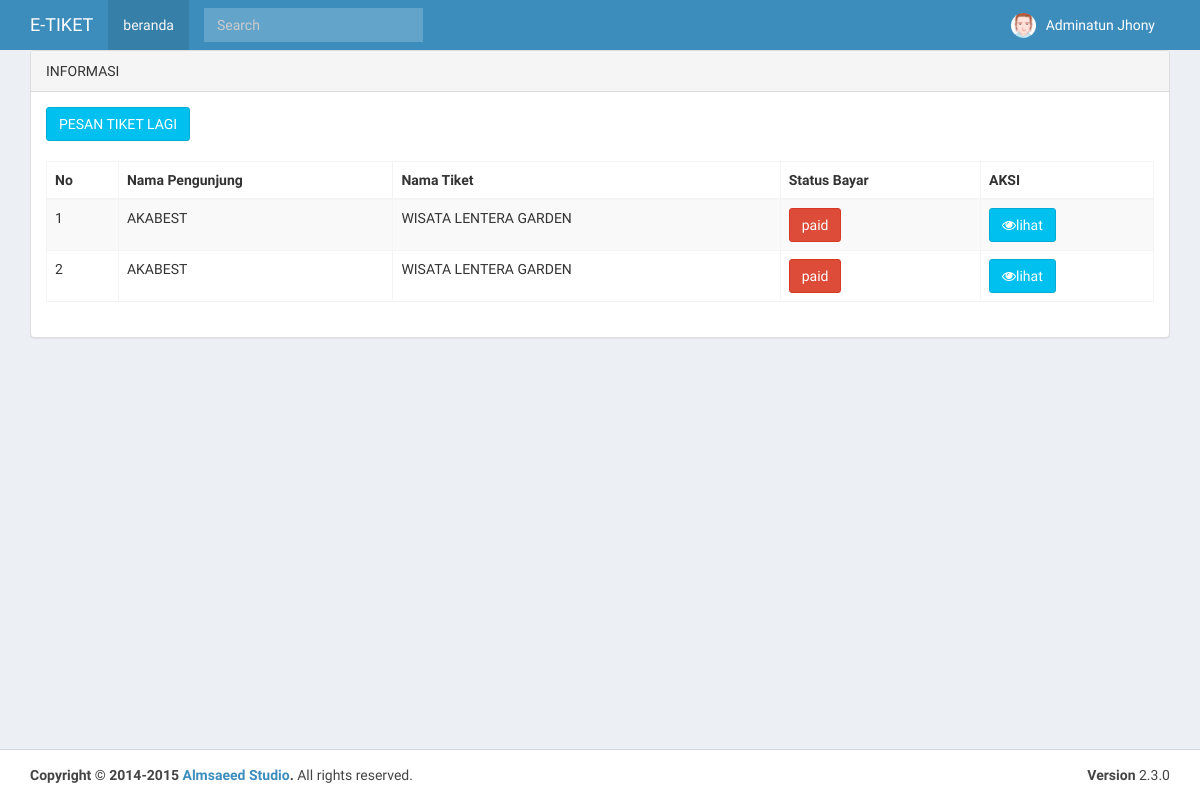
Before: /booking.php?aksi=tiket (signed in) with the older database file.
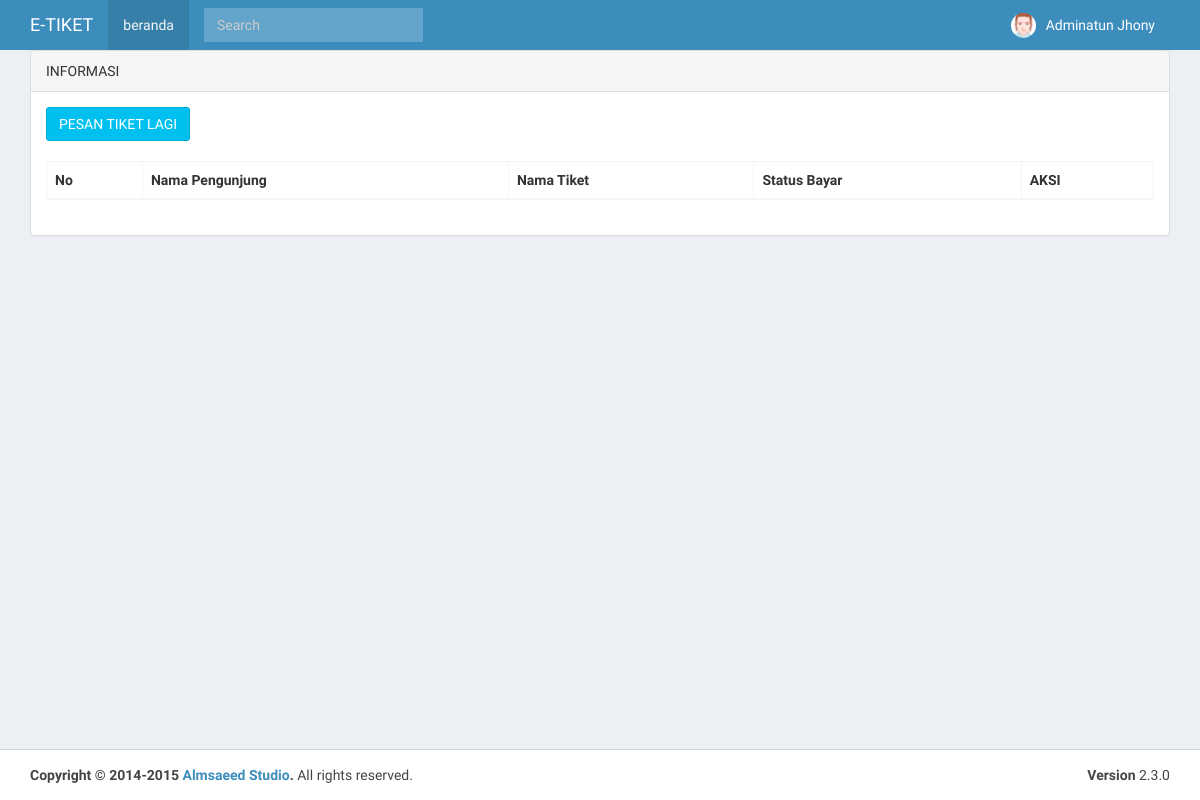
After: the same page with the newer database file.
### tables this page shows
CREATE TABLE `profil` (
  `id_profil` int(20) NOT NULL,
  `nama_app` varchar(100) NOT NULL,
  `tahun` varchar(250) NOT NULL,
  `nama` varchar(250) NOT NULL,
  `alias` varchar(350) NOT NULL,
  `alamat` text NOT NULL,
  `isi` text NOT NULL,
  `gambar` varchar(100) NOT NULL,
  `akabest` varchar(250) NOT NULL
);

CREATE TABLE `booking` (
  `id_booking` int(25) NOT NULL,
  `kode_booking` varchar(100) NOT NULL,
  `id_pengunjung` int(10) NOT NULL,
  `id_tiket` varchar(100) NOT NULL,
  `anak` varchar(10) NOT NULL,
  `dewasa` varchar(10) NOT NULL,
  `status` varchar(10) NOT NULL
);

CREATE TABLE `pengunjung` (
  `id_pengunjung` int(10) NOT NULL,
  `nama_pengunjung` varchar(50) NOT NULL,
  `email_pengunjung` varchar(32) NOT NULL,
  `no_hp` varchar(18) NOT NULL,
  `alamat` text NOT NULL
);

CREATE TABLE `tiket` (
  `id_tiket` int(25) NOT NULL,
  `nama_tiket` varchar(50) NOT NULL,
  `harga_tiket` varchar(50) NOT NULL,
  `harga_tiket1` varchar(10) NOT NULL,
  `keterangan` text NOT NULL
);

### koneksi.php (called while the page is built, shortened)
<?php
$server = "localhost";
$username = "root";
$password = "";
$database = "db_tiket";
$koneksi = mysqli_connect($server,$username,$password) or die("Koneksi gagal");
mysqli_select_db($koneksi,$database) or die("Database tidak bisa dibuka");
$kontak_kami=mysqli_query($koneksi,"SELECT * FROM profil WHERE id_profil ='1'");
$k_k=mysqli_fetch_array($kontak_kami);
?>

### booking.php (the view, shortened to what this page needs)
<?php  include 'koneksi.php';
  session_start(); ?>
<!DOCTYPE html>
<html>
  <head>
    <link rel="stylesheet" href="sys/bootstrap/bootstrap/css/bootstrap.min.css">
    <link rel="stylesheet" href="https://maxcdn.bootstrapcdn.com/font-awesome/4.4.0/css/font-awesome.min.css">
    <link rel="stylesheet" href="https://code.ionicframework.com/ionicons/2.0.1/css/ionicons.min.css">
    <link rel="stylesheet" href="sys/bootstrap/dist/css/AdminLTE.min.css">
    <link rel="stylesheet" href="sys/bootstrap/dist/css/skins/_all-skins.min.css">
  </head>
  <body class="hold-transition skin-blue layout-top-nav">
    <div class="wrapper">
      <header class="main-header">
        <nav class="navbar navbar-static-top">
          <div class="container">
            <div class="navbar-header">
              <a href="sys/bootstrap/index2.html" class="navbar-brand"><?php echo"$k_k[alias]";?></a>
            </div>
            <div class="collapse navbar-collapse pull-left" id="navbar-collapse">
              <ul class="nav navbar-nav">
                <li class="active"><a href="index.php">beranda <span class="sr-only">(current)</span></a></li>
              </ul>
              <form class="navbar-form navbar-left" role="search">
                <div class="form-group">
                  <input type="text" class="form-control" id="navbar-search-input" placeholder="Search">
                </div>
              </form>
            </div>
              <div class="navbar-custom-menu">
                <ul class="nav navbar-nav">
                <?php if( $_SESSION['nama']==''){?>
                  <li ><a href="booking.php?aksi=home">login</a></li>
<?php }else{?>
 <li class="dropdown user user-menu">
                    <a href="#" class="dropdown-toggle" data-toggle="dropdown">
                      <img src="sys/bootstrap/dist/img/avatar2.png" class="user-image" alt="User Image">
                      <span class="hidden-xs"><?php echo "$_SESSION[nama]"; ?></span>
                    </a>
                  </li>
<?php }?>
                </ul>
              </div>
          </div>
        </nav>
      </header>
      <div class="content-wrapper">
        <div class="container">
         <?php include 'reg.php'; ?>
        </div>
      </div>
      <footer class="main-footer">
        <div class="container">
          <div class="pull-right hidden-xs">
            <b>Version</b> 2.3.0
          </div>
          <strong>Copyright &copy; 2014-2015 <a href="http://almsaeedstudio.com">Almsaeed Studio</a>.</strong> All rights reserved.
        </div>
      </footer>
    </div>
  </body>
</html>

### reg.php (shortened to what this page needs)
<?php
 if($_GET['aksi']=='home'){ ?>
<section class="content">
          <h2 class="page-header">Harga Peket Wisata dan Register <?php echo"$k_k[nama]";?></h2>
          <div class="row">
            <div class="col-md-6">
              <div class="box box-solid">
                <div class="box-header with-border">
                  <h3 class="box-title">Harga</h3>
                </div>
                <div class="box-body">
                  <div class="box-group" id="accordion">
                    <div class="panel box box-primary">
                      <div class="box-header with-border">
                        <h4 class="box-title">
                          <a data-toggle="collapse" data-parent="#accordion" href="#collapstree">
                           harga tiket untuk masuk
                          </a>
                        </h4>
                      </div>
                      <div id="collapstree" class="panel-collapse collapse in">
                        <div class="box-body">
                          Harga Tiket masuk Kami adalah untuk dewasa Rp.10.000 dan Untuk Anak-Anak Rp.5.000
                        </div>
                      </div>
                    </div>
                  </div>
                </div>
              </div>
            </div>
            <div class="col-md-6">
              <div class="box box-solid">
                <div class="box-header with-border">
                  <h3 class="box-title">Isikan Data Anda untuk Booking</h3>
                </div>
                <div class="box-body">
				<div class="box-group" id="accordion">
                    <div class="panel box box-primary">
                      <div class="box-header with-border">
                        <h4 class="box-title">
                          <a data-toggle="collapse" data-parent="#accordion" href="#collapseOne">
                           Belum Pernah daftar silahkan Register
                          </a>
                        </h4>
                      </div>
                      <div id="collapseOne" class="panel-collapse collapse in">
                        <div class="box-body">
						<form action="booking.php?aksi=inputpengunjung" method="post">
				<label>Nama</label>
                                                    <input type='text' class='form-control' name='nama_pengunjung'/><br>
                                                    <label>No Hp</label>
                                                    <input type='text' class='form-control' name='no_hp'/><br>
                                                    <label>Email</label>
                                                    <input type='email' class='form-control' name='email_pengunjung'/><br>
                                                    <label>Alamat Lengkap</label>
                                                    <input type='text' class='form-control' name='alamat'/><br>
                                                    <button type='submit' class='btn btn-primary'>SIMPAN </button>
        </form>
					    </div>
                      </div>
                    </div>
                    <div class="panel box box-danger">
                      <div class="box-header with-border">
                        <h4 class="box-title">
                          <a data-toggle="collapse" data-parent="#accordion" href="#collapseTwo">
                            sudah punya akun silakhan login
                          </a>
                        </h4>
                      </div>
                      <div id="collapseTwo" class="panel-collapse collapse">
                        <div class="box-body">
						<form action="booking.php?aksi=login" method="post">
                                                    <label>No Hp</label>
                                                    <input type='text' class='form-control' name='no_hp'/><br>
                                                    <label>Email</label>
                                                    <input type='email' class='form-control' name='email_pengunjung'/><br>
                                                    <button type='submit' class='btn btn-primary'>login </button>
                        </form>
					   </div>
                      </div>
                    </div>
                  </div>
                </div>
              </div>
            </div>
          </div>
          </section>
<?php }
elseif($_GET['aksi']=='tiket'){
	echo"<div class='row'>
                    <div class='col-lg-12'>
                        <div class='panel panel-default'>
                            <div class='panel-heading'>INFORMASI
                            </div>
                            <div class='panel-body'>
               <a href='booking.php?aksi=booking'  class='btn btn-info' >PESAN TIKET LAGI</span></a></br></br>
                                   <div class='table-responsive'>
         <table id='example1' class='table table-bordered table-striped'>
                                        <thead>
                                            <tr> <th>No</th>
                                                <th>Nama Pengunjung</th>
                                                <th>Nama Tiket</th>
												<th>Status Bayar</th>
                                                <th>AKSI</th>
                                            </tr>
                                        </thead><tbody>
                        ";
    $no=0;
    $sql=mysqli_query($koneksi," SELECT * FROM booking,pengunjung,tiket WHERE booking.id_pengunjung=pengunjung.id_pengunjung AND booking.id_tiket=tiket.id_tiket AND pengunjung.id_pengunjung='$_SESSION[id]' ORDER BY booking.id_booking ASC");
    while ($t=mysqli_fetch_array($sql)){
    $no++;
                                        echo"
                                            <tr><td>$no</td>
                                                <td>$t[nama_pengunjung]</td>
                                                <td>$t[nama_tiket]</td>
												<td><button type='button' class='btn btn-danger'>$t[status]</button></td>
                                <td><a class='btn btn-info' href='booking.php?aksi=detailbooking&kode_booking=$t[kode_booking]'><i class='fa fa-eye'></i>lihat</a></td>
                                            </tr>";
    }
                                    echo"
                                        </tbody></table>
                                </div>
                            </div>
                        </div>
                    </div>
                   </div>";
}
elseif($_GET['aksi']=='logout'){
	session_start();
session_destroy();
echo "<script>window.alert('anda telah keluar');
		window.location=('booking.php?aksi=home')</script>";
}
?>

Changed rows visible on the page:
removed booking: id_pengunjung.nama_pengunjung "AKABEST", id_tiket.nama_tiket "WISATA LENTERA GARDEN", status "paid"
removed booking: id_pengunjung.nama_pengunjung "AKABEST", id_tiket.nama_tiket "WISATA LENTERA GARDEN", status "paid"
